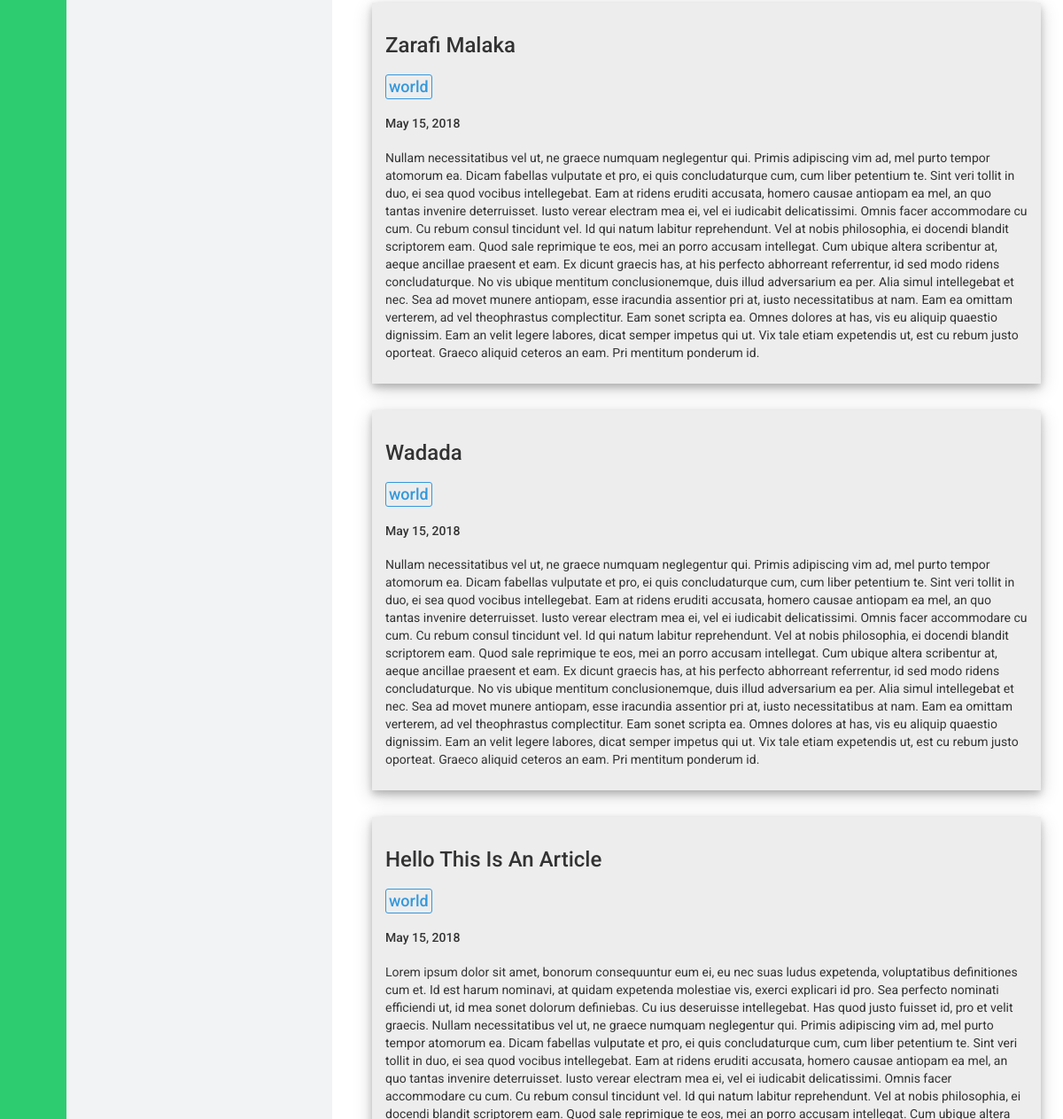
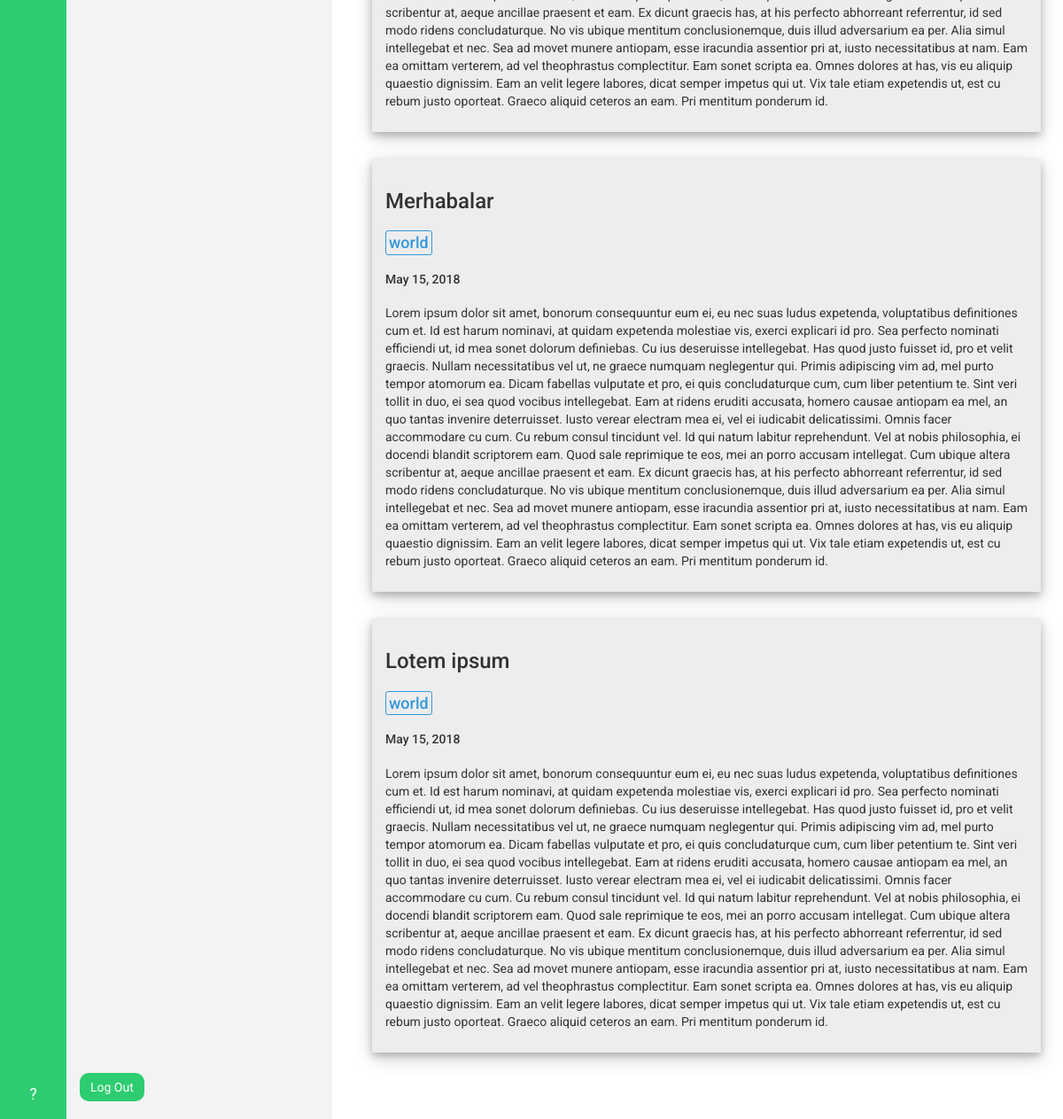
The app's page /profile/contributions/ (signed in, lower part), older data (2 pictures, top to bottom).
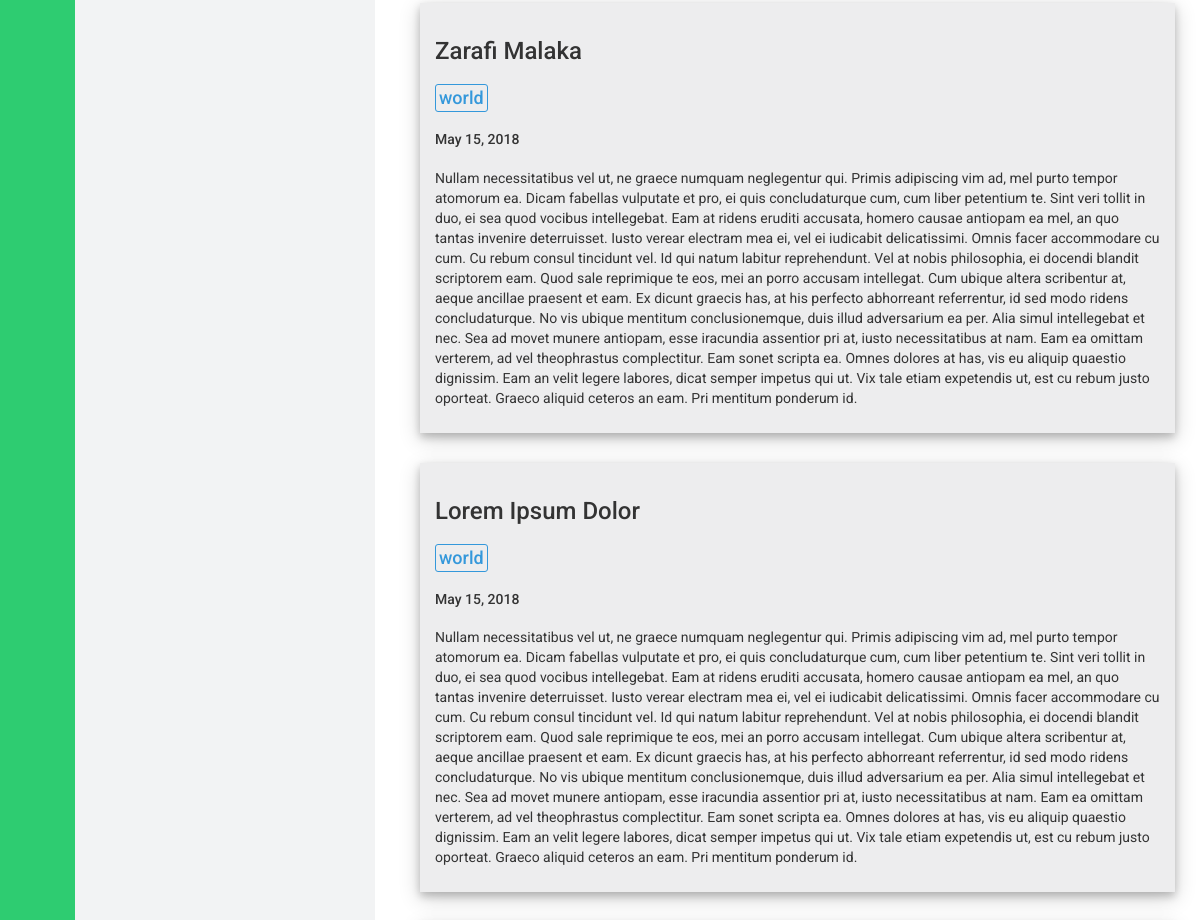
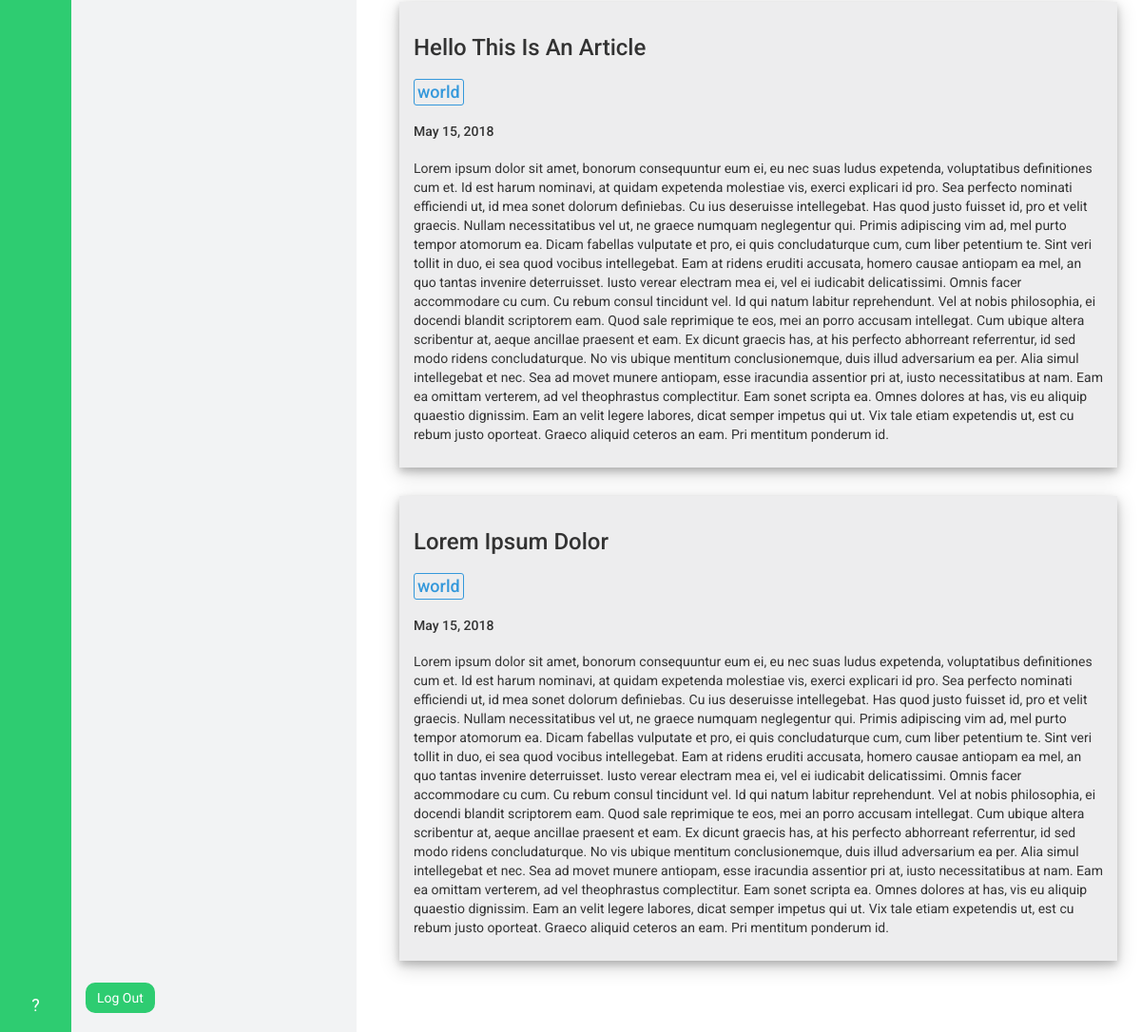
The same page, newer data (2 pictures, top to bottom).
### desk_app/models.py (models this page shows, shortened)
class Article(models.Model):
    author = models.ForeignKey(User, on_delete=models.CASCADE)
    author_settings = models.ForeignKey(
            ProfileSettings, on_delete=models.CASCADE, null=True
        )
    desk = models.ForeignKey('Desk', on_delete=models.CASCADE, null=True)
    title = models.CharField(max_length=120)
    content = models.TextField()
    publish_date = models.DateField(default=timezone.now)
    category = models.CharField(max_length=50)
    pushed_to_done = models.BooleanField(default=False)
    pushed_to_publish = models.BooleanField(default=False)

### profile_app/views.py (the view)
# urls.py: path('contributions/', views.contributions, name='contributions'),
@login_required
def contributions(request):
    current_user = get_object_or_404(User, pk=request.user.id)
    try:
        current_user_articles = Article.objects.filter(author=current_user)\
                                    .order_by('-publish_date')
    except ObjectDoesNotExist:
        current_user_articles = None
    try:
        current_user_settings = ProfileSettings.objects.get(user=current_user)
    except ObjectDoesNotExist:
        current_user_settings = None
    try:
        current_user_desks = DeskWorkers.objects.filter(worker=current_user)
    except ObjectDoesNotExist:
        current_user_desks = None
    data = {
        'current_user': current_user,
        'has_profile_navbar': True,
        'current_user_settings': current_user_settings,
        'current_user_desks': current_user_desks,
        'current_user_articles': current_user_articles,
    }
    return render(request, 'profile_app/contributions.html', context=data)

### templates/profile_app/contributions.html (shortened to what this page needs)
{% extends 'base.html' %}
{% load staticfiles %}
{% block css_link %}
<link rel="stylesheet" href="{% static 'profile_app/css/contributions_style.css' %}" />
{% endblock %}
{% block content %}
<div id="wrapper">
  <br />
  <div id="articles-container">
    {% for article in current_user_articles %}
      <div id="article-cell">
        <h3>{{ article.title }}</h3>
        <h4 style="color:{{article.desk.get_category_color_display}}; border: 1px solid {{article.desk.get_category_color_display}}; display:inline-block; padding:3px; border-radius: 3px;">{{ article.category|lower }}</h4>
        <h5 style="margin-bottom:20px;">{{ article.publish_date }}</h5>
        <p>{{ article.content }}</p>
      </div>
    {% endfor %}
  </div>
</div>
{% endblock %}

Row changes from the older to the newer data that the page shows:
removed Article: title "Lotem ipsum", category "world", publish_date "May 15, 2018", content "Lorem ipsum dolor sit amet, bonorum consequuntur eum ei, eu nec suas ludus expetenda, voluptatibus definitiones cum et. Id est harum nominavi, at quidam expetenda molestiae vis, exerci explicari id pro. Sea perfecto nominati efficiendi ut, id mea sonet dolorum definiebas. Cu ius deseruisse intellegebat. Has quod justo fuisset id, pro et velit graecis. Nullam necessitatibus vel ut, ne graece numquam neglegentur qui. Primis adipiscing vim ad, mel purto tempor atomorum ea. Dicam fabellas vulputate et pro, ei quis concludaturque cum, cum liber petentium te. Sint veri tollit in duo, ei sea quod vocibus intellegebat. Eam at ridens eruditi accusata, homero causae antiopam ea mel, an quo tantas…"
changed Article (number 2 of 4 on the later page): title "Wadada" → "Lorem Ipsum Dolor"
changed Article (number 4 of 4 on the later page): title "Merhabalar" → "Lorem Ipsum Dolor"
